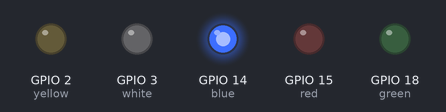
A program run on a simulated Raspberry Pi (BCM pin numbers). On the bench: output pins drawn as LEDs (lit = HIGH).

Above: at 0.05 s.
At 0.35 s:
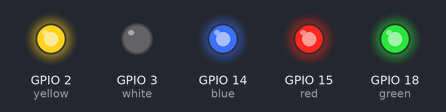
At 0.75 s:
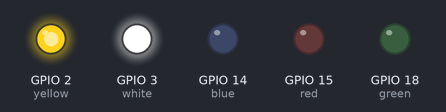
At 1.45 s:
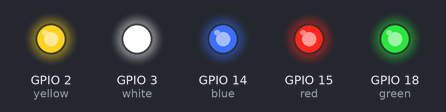
At 2.15 s:
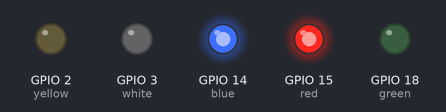
At 2.85 s:
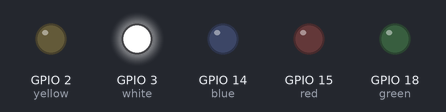
Timing chart, 0 to 3.1 s (numbered marks = the images above):
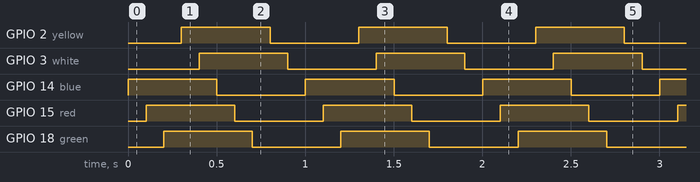

The program:

flashing.py
```python
#!/usr/bin/env python2
"""
For this particular script, I had one ground wire going to the Pi's Ground pin
(6). There were 5 lights hooked up, each one was next to the other.

They were in the breadboard in the order specified below with each of those
pins hooked up to the same row as the lights displayed below. and there was a
1k ohm resistor coming out of the cathode end to the ground rail.

It looked kinda like this on the breadboard:
.__________________________
|\ main board       \ rail \.
| +-----------------+-------+
| | (blu)----.    .^v^.     |
| |     `----.    + |       |
| | (red)----.    .^v^.     |
| |     `----.    + |       |
| | (grn)----.    .^v^.     |
| |     `----.    + |       |
| | (ylw)----.    .^v^.     |
| |     `----.    + |       |
| | (wht)----.    .^v^.     |
| |     `----.    + | -     |
 \+-----------------+-------+

Legend
------
+            = GPIO Pin Connection
-            = Ground Pin Connection
.^v^.        = 1k ohm Resistor
(LED )-----. = cathode
     `-----. = anode
"""
from time import sleep

from gpiozero import LED

blue = LED(14)
red = LED(15)
green = LED(18)
yellow = LED(2)
white = LED(3)

all_lights = [
    blue,
    red,
    green,
    yellow,
    white
]

while True:
    for light in all_lights:
        light.toggle()
        sleep(0.1)
```

Measured:
- by itself, GPIO 2 (yellow), GPIO 3 (white), GPIO 14 (blue), GPIO 15 (red), GPIO 18 (green): alternates HIGH for 0.50 s and LOW for 0.50 s
- by itself, everything shown: repeats every 1.0 s, in 10 steps
